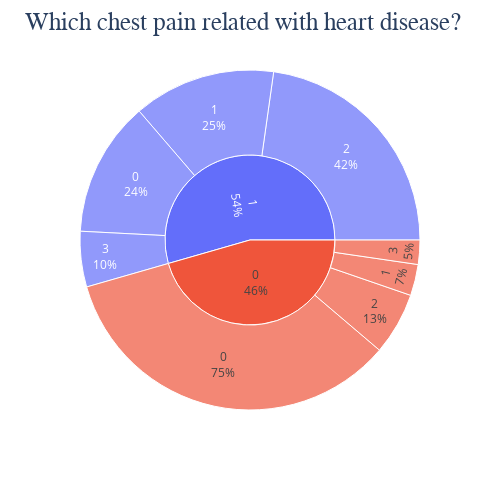

Write notebook code for a chart like this one.
### Code cell
fig2 = px.sunburst(df, path = ["target", "cp"])
fig2.update_traces(textinfo = "label + percent parent")
fig2.update_layout(title_text = "Which chest pain related with heart disease?",
                  titlefont = {'size' : 25, 'family' : 'Serif'},
                  width = 500, height = 500)
fig2.show()

### Figure 1 — Plotly figure (JSON) as saved in the notebook; plotly's stock layout.template omitted (floating-point values rounded to 4 significant figures)
{"data": [{"branchvalues": "total", "domain": {"x": [0, 1], "y": [0, 1]}, "hovertemplate": "labels=%{label}<br>count=%{value}<br>parent=%{parent}<br>id=%{id}<extra></extra>", "ids": ["0/0", "1/0", "0/1", "1/1", "0/2", "1/2", "0/3", "1/3", "0", "1"], "labels": ["0", "0", "1", "1", "2", "2", "3", "3", "0", "1"], "name": "", "parents": ["0", "1", "0", "1", "0", "1", "0", "1", "", ""], "textinfo": "label+percent parent", "type": "sunburst", "values": [104, 39, 9, 41, 18, 69, 7, 16, 138, 165]}], "layout": {"height": 500, "legend": {"tracegroupgap": 0}, "margin": {"t": 60}, "title": {"font": {"family": "Serif", "size": 25}, "text": "Which chest pain related with heart disease?"}, "width": 500}}
